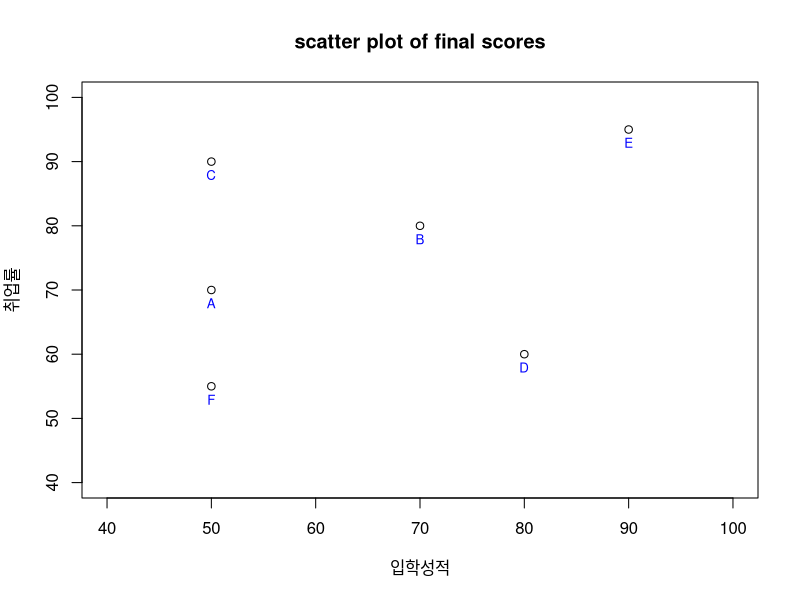

Reproduce this figure in R.

A = c(50,70)
B = c(70,80)
C = c(50,90)
D = c(80,60)
E = c(90,95)
F = c(50,55)

univs = rbind(A,B,C,D,E,F) 
print(univs)

plot(univs,xlab = "입학성적", ylab = "취업률", xlim = c(40, 100), ylim = c(40, 100), 
     main = "scatter plot of final scores")

text(univs[,1], univs[,2], labels = abbreviate(rownames(univs)), 
     cex = 0.8, pos = 1, col = "blue")

# 유클리디안 거리 구하기
eucl = dist(univs, method='euclidean')
print(eucl)

# A와 C의 거리만 구하기
eucl = dist(univs[c(1,3),], method = 'euclidean')
print(eucl)

# A와 B의 거리만 구하기
eucl = dist(univs[c(1,2),], method = 'euclidean')
print(eucl)

# 수학공식으로 A와 B의 거리 구하기
sqrt(t(A-B)%*%(A-B))


# 맨하탄 거리
A-B
sum(abs(A-B))


# 마할라노비스 거리
xbar = as.vector(colMeans(univs[c(1,2,5,6),]))

sqrt(t(xbar-C)%*%(xbar-C)) # 유클리디안 거리

cova = cov(univs[c(1,2,5,6), ])
# dim(cova) # 차원 확인
xbar
cova

sqrt(t(C-xbar)%*%solve(cova)%*%(C-xbar))
sqrt(t(D-xbar)%*%solve(cova)%*%(D-xbar))


